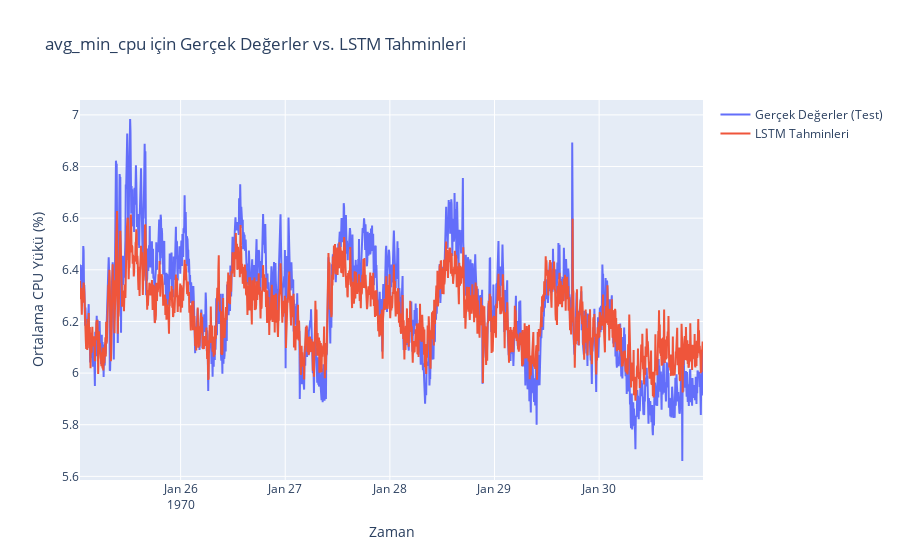
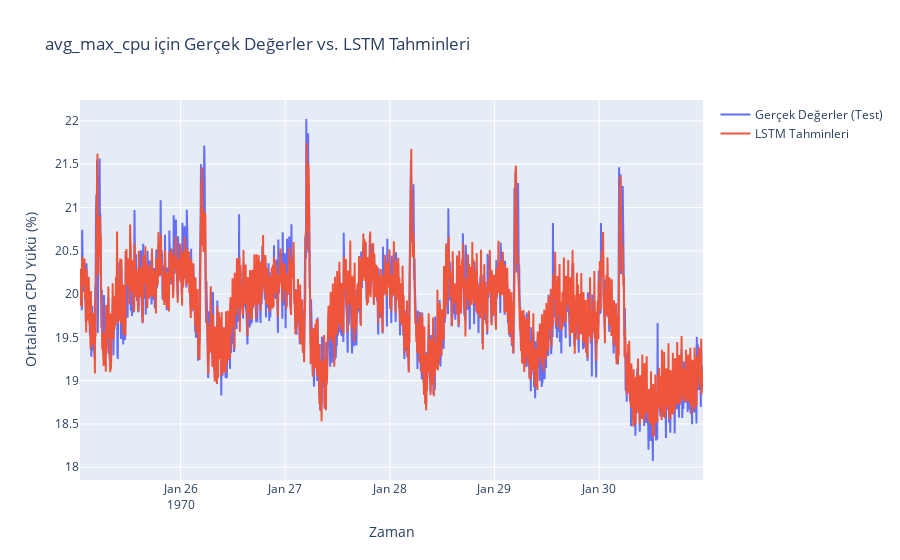
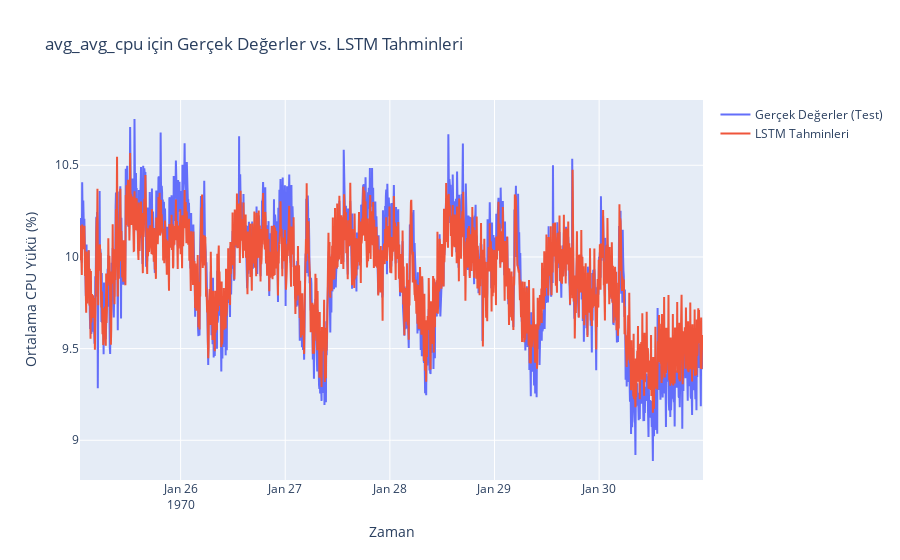

The cell these charts' notebook holds for them, in order:
### Code cell
print("Sonuçlar ayri görselleştiriliyor...")

# Her bir metrik için ayrı ayrı grafikler oluşturalım
for i, col_name in enumerate(['avg_min_cpu', 'avg_max_cpu', 'avg_avg_cpu']):
    fig = go.Figure()

    # Gerçek Test Verisi
    fig.add_trace(go.Scatter(
        x=df.index[train_size+lookback:],
        y=y_test_original_scale[:, i], # Sadece i'ninci sütunu al
        mode='lines',
        name='Gerçek Değerler (Test)'
    ))

    # Model Tahminleri
    fig.add_trace(go.Scatter(
        x=df.index[train_size+lookback:],
        y=predictions_original_scale[:, i], # Sadece i'ninci sütunu al
        mode='lines',
        name='LSTM Tahminleri'
    ))

    fig.update_layout(
        title=f'{col_name} için Gerçek Değerler vs. LSTM Tahminleri',
        xaxis_title='Zaman',
        yaxis_title='Ortalama CPU Yükü (%)'
    )

    fig.show()

### Figure 1 — Plotly figure (JSON) as saved in the notebook; plotly's stock layout.template omitted (floating-point values rounded to 4 significant figures; data arrays with more than 128 entries replaced by an {"elided": "..."} marker saying what was removed)
{"data": [{"mode": "lines", "name": "Gerçek Değerler (Test)", "type": "scatter", "x": {"elided": "1716 str values"}, "y": {"elided": "1716 float values"}}, {"mode": "lines", "name": "LSTM Tahminleri", "type": "scatter", "x": {"elided": "1716 str values"}, "y": {"elided": "1716 float values"}}], "layout": {"title": {"text": "avg_min_cpu için Gerçek Değerler vs. LSTM Tahminleri"}, "xaxis": {"title": {"text": "Zaman"}}, "yaxis": {"title": {"text": "Ortalama CPU Yükü (%)"}}}}

### Figure 2 — Plotly figure (JSON) as saved in the notebook; plotly's stock layout.template omitted (floating-point values rounded to 4 significant figures; data arrays with more than 128 entries replaced by an {"elided": "..."} marker saying what was removed)
{"data": [{"mode": "lines", "name": "Gerçek Değerler (Test)", "type": "scatter", "x": {"elided": "1716 str values"}, "y": {"elided": "1716 float values"}}, {"mode": "lines", "name": "LSTM Tahminleri", "type": "scatter", "x": {"elided": "1716 str values"}, "y": {"elided": "1716 float values"}}], "layout": {"title": {"text": "avg_max_cpu için Gerçek Değerler vs. LSTM Tahminleri"}, "xaxis": {"title": {"text": "Zaman"}}, "yaxis": {"title": {"text": "Ortalama CPU Yükü (%)"}}}}

### Figure 3 — Plotly figure (JSON) as saved in the notebook; plotly's stock layout.template omitted (floating-point values rounded to 4 significant figures; data arrays with more than 128 entries replaced by an {"elided": "..."} marker saying what was removed)
{"data": [{"mode": "lines", "name": "Gerçek Değerler (Test)", "type": "scatter", "x": {"elided": "1716 str values"}, "y": {"elided": "1716 float values"}}, {"mode": "lines", "name": "LSTM Tahminleri", "type": "scatter", "x": {"elided": "1716 str values"}, "y": {"elided": "1716 float values"}}], "layout": {"title": {"text": "avg_avg_cpu için Gerçek Değerler vs. LSTM Tahminleri"}, "xaxis": {"title": {"text": "Zaman"}}, "yaxis": {"title": {"text": "Ortalama CPU Yükü (%)"}}}}
